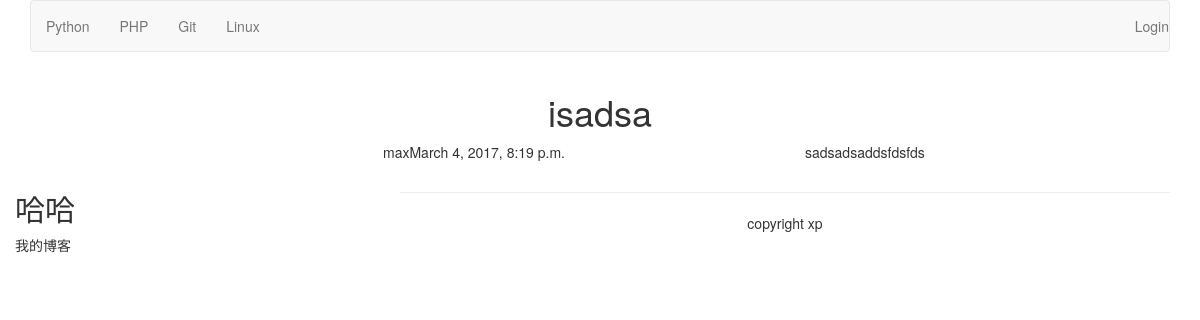
The app's page /blog/2/ with its own data.
### blog/models.py (models this page shows, shortened)
class BlogArticle(models.Model):
    title=models.CharField(max_length=300)
    author=models.ForeignKey(User,related_name="blog_posts")
    body=models.TextField()
    publish=models.DateTimeField(default=timezone.now)
    class Meta:
        ordering=("-publish",)

### blog/views.py (the view)
# urls.py: url(r'(?P<article_id>\d)/$',views.blog_article,name="blog_detail"),
def blog_article(request,article_id):
    article=BlogArticle.objects.get(id=article_id)
    author=article.author.username
    time=article.publish
    title=article.title
    content=article.body
    return render(request,'blog/content.html',{"author":author,"time":time,"title":title,"content":content})

### templates/blog/content.html (shortened to what this page needs)
{% extends "base.html" %}
{% load staticfiles %}
{% block content %}
<div class="row text-center vertical-middle-sm">
    <h1>i{{ title }}</h1>
</div>
<div class="row">
    <div class="col-xs-12 col-md-8">
        <p class="text-center"><span style="margin-left: 20%">{{ author}}</span>{{ time}}</p>
    </div>
    <div class="">{{content}}</div>
</div>
<div class="col-xs-6 col-md-4">
    <h2>哈哈</h2>
    <p>我的博客</p>
</div>
{% endblock %}

### records on screen
BlogArticle: title "sadsa", publish "March 4, 2017, 8:19 p.m.", body "sadsadsaddsfdsfds"

### other values on screen
{{ author }} "max"
